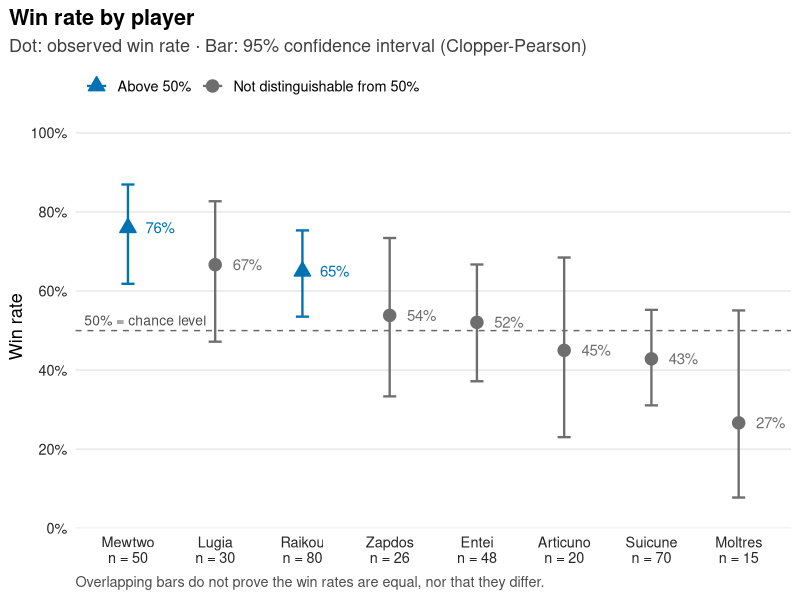

The R script that drew this image:
# Confidence interval (Clopper-Pearson) of several players' win rates + chart
# Usage: edit the `players` table below, then Ctrl+Shift+S (Source)

for (pkg in c("ggplot2", "scales")) {
  if (!requireNamespace(pkg, quietly = TRUE)) install.packages(pkg)
}
library(ggplot2)

# --- Input values to edit ---
players <- data.frame(
  name  = c("Mewtwo", "Lugia", "Zapdos", "Entei", "Articuno", "Suicune", "Moltres", "Raikou"),
  wins  = c(38, 20, 14, 25, 9, 30, 4, 52),
  games = c(50, 30, 26, 48, 20, 70, 15, 80)
)
conf_level <- 0.95  # confidence level
reference  <- 0.5   # comparison threshold (coin flip)

# --- Computation ---
clopper_pearson_ci <- function(wins, games, conf_level = 0.95) {
  stopifnot(all(wins >= 0), all(games > 0), all(wins <= games))
  ci <- t(mapply(function(x, n) binom.test(x, n, conf.level = conf_level)$conf.int,
                 wins, games))
  data.frame(win_rate = wins / games, lower = ci[, 1], upper = ci[, 2])
}

results <- cbind(players, clopper_pearson_ci(players$wins, players$games, conf_level))
results <- results[order(results$win_rate, decreasing = TRUE), ]

# Percentage format ("50%", decimal point)
pct <- function(x, accuracy = 1) {
  scales::percent(x, accuracy = accuracy)
}

# Status of each player relative to the reference threshold
ref_label <- pct(reference)
statuses  <- c(paste("Above", ref_label), paste("Not distinguishable from", ref_label),
               paste("Below", ref_label))
results$status <- factor(
  ifelse(results$lower > reference, statuses[1],
         ifelse(results$upper < reference, statuses[3], statuses[2])),
  levels = statuses
)

print(transform(results,
                win_rate = round(win_rate, 3),
                lower    = round(lower, 3),
                upper    = round(upper, 3)), row.names = FALSE)

# --- Chart ---
# Axis labels: name + sample size (uncertainty depends on n)
results$axis_label <- paste0(results$name, "\nn = ", results$games)
results$axis_label <- factor(results$axis_label, levels = results$axis_label)

# Okabe-Ito palette (colour-blind safe), contrast >= 3:1 on white,
# doubled by point shape so as not to rely on colour alone
colours <- setNames(c("#0072B2", "#6E6E6E", "#D55E00"), statuses)
shapes  <- setNames(c(24, 21, 25), statuses)  # triangle up, circle, triangle down

alt_text <- paste0(
  "Dot plot of the win rates of ", nrow(results), " players, sorted in descending order, ",
  "with ", conf_level * 100, "% confidence intervals (Clopper-Pearson). ",
  paste(sprintf("%s: %s [%s; %s]", results$name,
                pct(results$win_rate), pct(results$lower), pct(results$upper)),
        collapse = "; "), "."
)

chart <- ggplot(results, aes(x = axis_label, y = win_rate,
                             colour = status, fill = status, shape = status)) +
  geom_hline(yintercept = reference, linetype = "dashed", colour = "grey40", linewidth = 0.5) +
  geom_errorbar(aes(ymin = lower, ymax = upper), width = 0.15, linewidth = 0.8) +
  geom_point(size = 3.5, stroke = 0.8) +
  # annotate() after the discrete layers, otherwise the X axis becomes continuous
  annotate("text", x = 0.5, y = reference, label = paste(ref_label, "= chance level"),
           hjust = 0, vjust = -0.5, size = 3.5, colour = "grey30") +
  geom_text(aes(label = pct(win_rate)),
            nudge_x = 0.2, hjust = 0, size = 3.8, show.legend = FALSE) +
  scale_colour_manual(values = colours, name = NULL) +
  scale_fill_manual(values = colours, name = NULL) +
  scale_shape_manual(values = shapes, name = NULL) +
  scale_y_continuous(labels = pct, limits = c(0, 1), breaks = seq(0, 1, 0.2),
                     expand = expansion(mult = c(0, 0.02))) +
  labs(
    title    = "Win rate by player",
    subtitle = paste0("Dot: observed win rate · Bar: ", conf_level * 100,
                      "% confidence interval (Clopper-Pearson)"),
    caption  = "Overlapping bars do not prove the win rates are equal, nor that they differ.",
    x = NULL, y = "Win rate",
    alt = alt_text
  ) +
  theme_minimal(base_size = 13) +
  theme(
    plot.title.position = "plot",
    plot.title          = element_text(face = "bold"),
    plot.subtitle       = element_text(colour = "grey25"),
    plot.caption        = element_text(colour = "grey30", hjust = 0),
    axis.text           = element_text(colour = "grey15"),
    panel.grid.major.x  = element_blank(),
    panel.grid.minor    = element_blank(),
    legend.position     = "top",
    legend.justification = "left"
  )

print(chart)

# High-resolution export (uncomment if needed)
# ggsave("win_rates.png", chart, width = 9, height = 5.5, dpi = 300, bg = "white")
